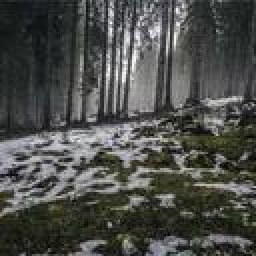
#> input picture Lab9/data/default/image-1.jpg, 128 x 128 px (shown 2 times larger); its folder holds only this picture in this run
$ python SepiaTransformer.py
#> lines starting #> are read from the running program, lines starting #| are printed output that depends on the picture
import cv2
import numpy as np

def apply_sepia_filter(image):
    # Sepia filter matrix
    sepia_filter = np.array([[0.272, 0.534, 0.131],
                             [0.349, 0.686, 0.168],
                             [0.393, 0.769, 0.189]])

    # Apply the sepia filter
    filtered_image = cv2.transform(image, sepia_filter)

    # Clip pixel values to the valid range (0-255)
    filtered_image = np.clip(filtered_image, 0, 255)

    return filtered_image.astype(np.uint8)

# Path to the input image
image_paths = []
for i in range(1, 51):
    image_path = f"data/default/image-{i}.jpg"
    image_paths.append(image_path)

# Load the image

for i in range(1, 51):
    image = cv2.imread(image_paths[i-1])
#> image is the input picture: shape (128, 128, 3); mean B, G, R 74, 77.5, 76.2

# Apply the sepia filter
    sepia_image = apply_sepia_filter(image)
#> in apply_sepia_filter, `filtered_image = cv2.transform(image, sepia_filter)`:
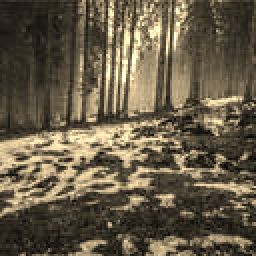
#> filtered_image: shape (128, 128, 3) (shown 2 times larger); mean B, G, R 71.6, 91.6, 102.6
#> (the run stopped early here; a loop or call above may not have finished)
